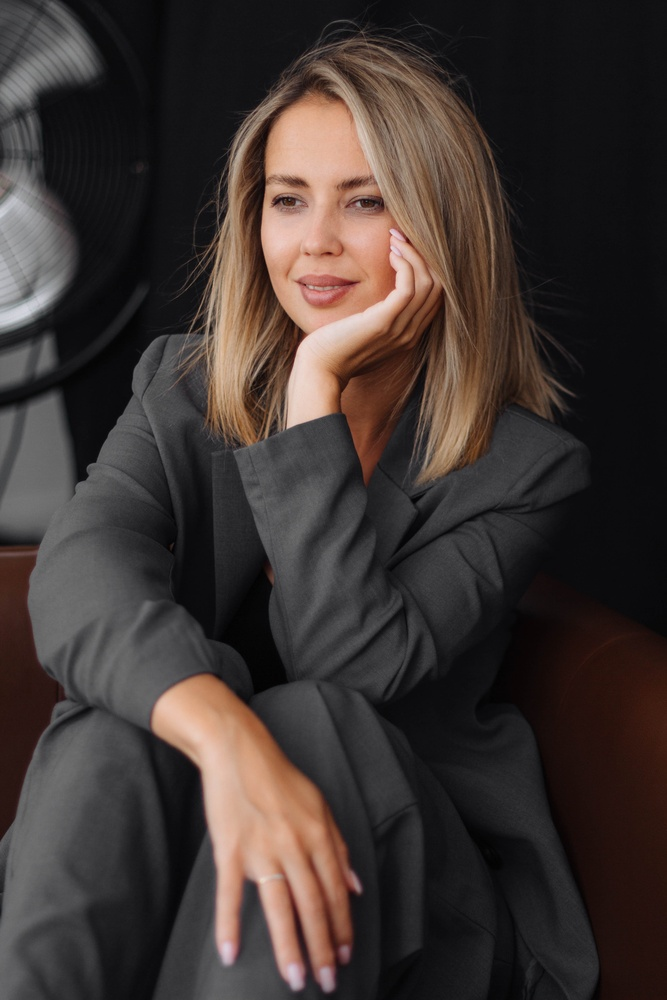
#> input picture SEM-III/ML/operations/faceDetection_Python/img4.jpg, 667 x 1000 px, shrunk from 3456 x 5184 before the run
$ jupyter execute --allow-errors haarcascade_detection.ipynb
#> lines starting #> are read from the running program, lines starting #| are printed output that depends on the picture; after the words box and inside, x2 and y2 are one past the last pixel; in counts of white or black regions, pixels touching at a corner belong together
[cell 1]
import cv2
import matplotlib.pyplot as plt

[cell 2]
img = cv2.imread('../img4.jpg')
#> img is the input picture: shape (1000, 667, 3); mean B, G, R 50.2, 53.3, 62.9

[cell 3]
face_classifier = cv2.CascadeClassifier("../../haarcascade_files/haarcascade_frontalface_alt.xml")
face = face_classifier.detectMultiScale(img, scaleFactor=1.1, minNeighbors=5, minSize=(40, 40))
#> face = [[225, 121, 204, 204]]

for x, y, w, h in face:
    cv2.rectangle(img, (x,y), (x+w,y+h), (0,255,0),5)
#> this loop made 1 pass
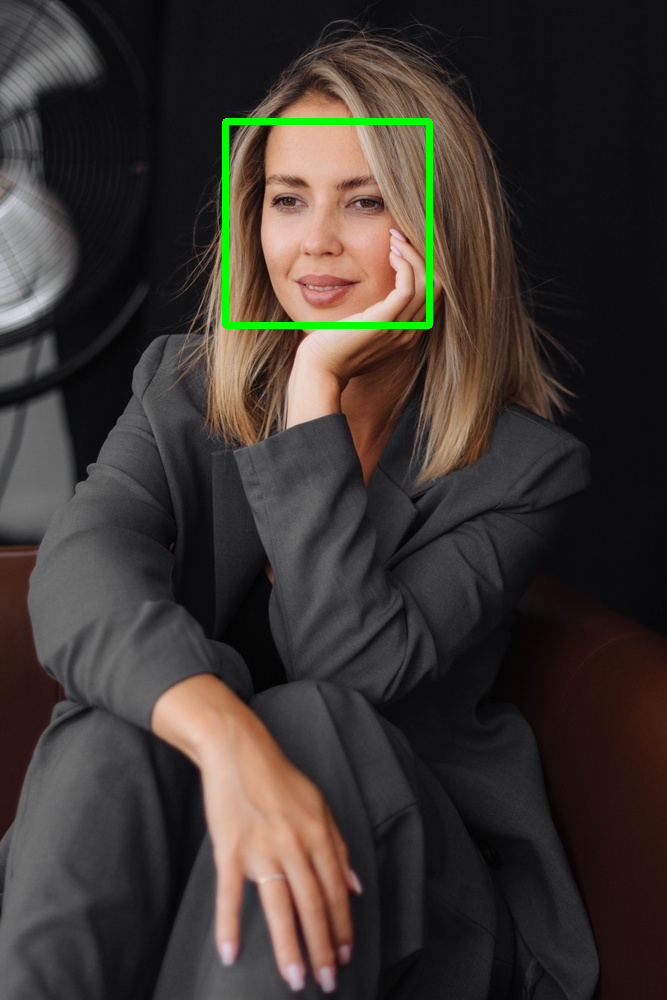
#> img: shape (1000, 667, 3); 0.85% of pixels changed, all inside (x1, y1, x2, y2) = (222, 118, 433, 329)

plt.title("face detection",color="g",fontsize=100)
plt.imshow(img)

[cell 4]
eye_classifier = cv2.CascadeClassifier("../../haarcascade_files/haarcascade_eye.xml")
eye = eye_classifier.detectMultiScale(img, scaleFactor=1.1, minNeighbors=5, minSize=(40,40))
#> eye = [[261, 176, 51, 51], [337, 179, 51, 51]]

for x, y, w, h in eye:
    cv2.rectangle(img, (x,y), (x+w,y+h), (0,220,0), 4)
#> this loop made 2 passes
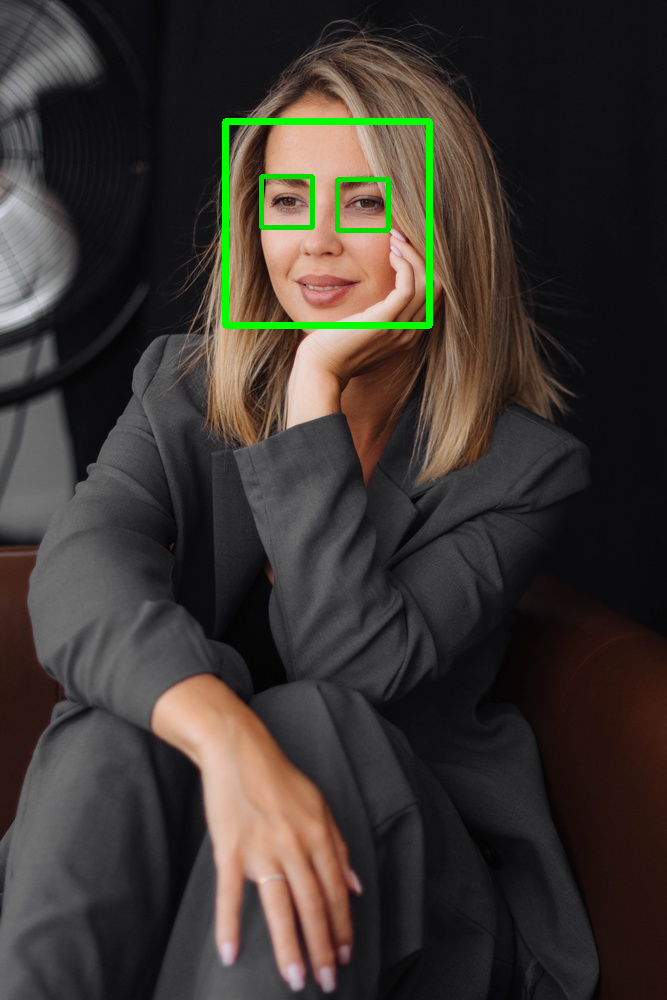
#> img: shape (1000, 667, 3); 0.3% of pixels changed, all inside (x1, y1, x2, y2) = (259, 174, 391, 233)

plt.imshow(img)
plt.title("Eye Detection", color="r",fontsize=100)
plt.show()

[cell 5]
leftEerImg = cv2.imread("../left-ear.jpg")
rightEarImg = cv2.imread("../right-ear.jpg")
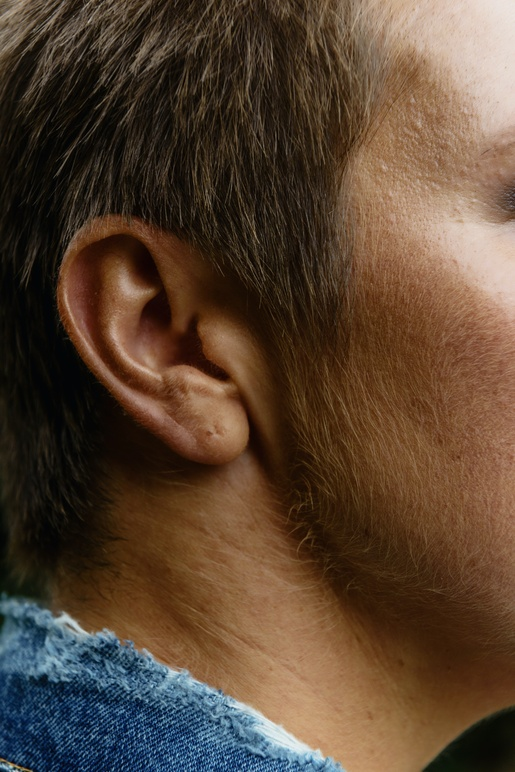
#> input picture SEM-III/ML/operations/faceDetection_Python/right-ear.jpg, 515 x 772 px, shrunk from 2670 x 4000 before the run
#> rightEarImg is the input picture: shape (772, 515, 3); mean B, G, R 50.2, 67.4, 87.7
leftEerClassifier = cv2.CascadeClassifier("../../haarcascade_files/haarcascade_mcs_leftear.xml")
rightEerClassifier = cv2.CascadeClassifier("../../haarcascade_files/haarcascade_mcs_rightear.xml")

[cell 6]
leftEar = leftEerClassifier.detectMultiScale(leftEerImg, scaleFactor=1.1, minNeighbors=5, minSize=(40,40))
#> leftEar = ()

for x,y,w,h in leftEar:
    cv2.rectangle(leftEerImg, (x,y), (x+w,y+h), (0,250,0), 10)
#> this loop made 0 passes

#> (the rest of this cell did not finish here and is left out)

[cell 7]
rightEar = rightEerClassifier.detectMultiScale(rightEarImg, scaleFactor=1.1, minNeighbors=5, minSize=(40,40))
#> rightEar = [[81, 219, 141, 234]]

for x,y,w,h in rightEar:
    cv2.rectangle(rightEarImg, (x,y), (x+w,y+h), (0,250,0), 10)
#> this loop made 1 pass
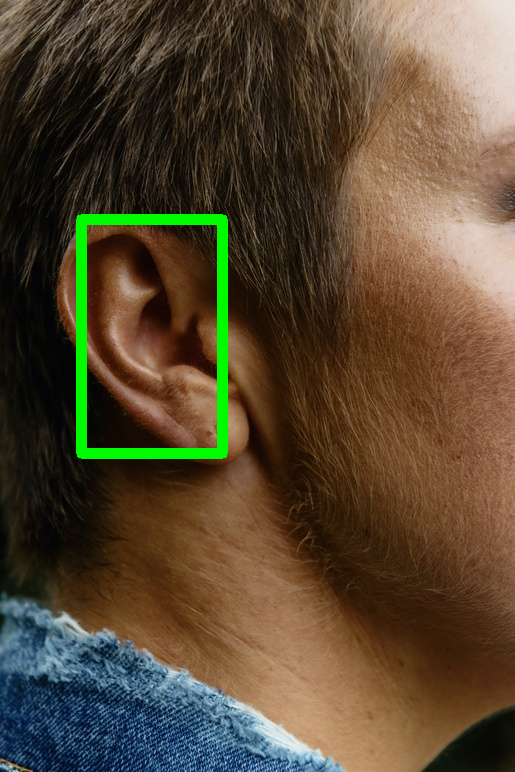
#> rightEarImg: shape (772, 515, 3); 2.06% of pixels changed, all inside (x1, y1, x2, y2) = (76, 214, 228, 459)

plt.imshow(rightEarImg)
plt.title("Left Ear Detection", color="orange", size=100)
plt.show()
